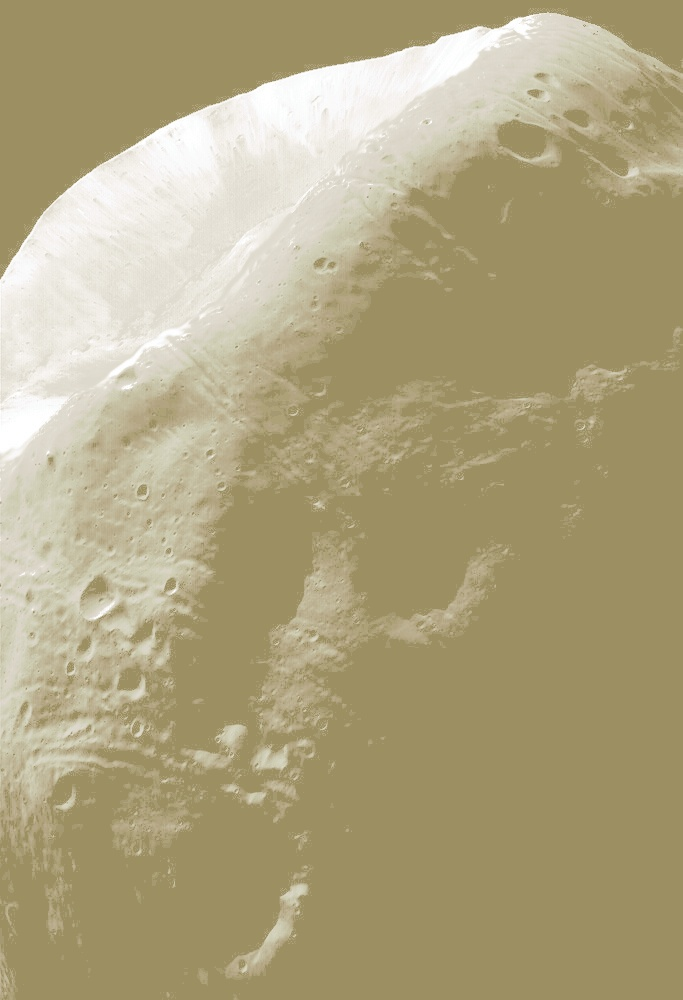
#> input picture Python/Assignment3/Histogram_Specified_Moon.jpg, 683 x 1000 px, found by its file name
$ python script.py
#> lines starting #> are read from the running program, lines starting #| are printed output that depends on the picture
import cv2
import numpy as np
import matplotlib.pyplot as plt

#  create a 0 to 255 freqMap, where index = intensity level & freq[index] = freq of pixels
def createMap(intMap):
    freqMap = [0]*256
    for row in intMap:
        for val in row:
            freqMap[val]+=1
    return freqMap


# Step 1: Read the image
# image_path = '../assets/Images/Exp1/scene.jpg'  # Replace with the path to your image
image_path = './Assignment3/Histogram_Specified_Moon.jpg'


image = cv2.imread(image_path)
#> image is the input picture: shape (1000, 683, 3); mean B, G, R 128, 164.5, 175.1
print(image.shape);
#| (1000, 683, 3)

# Convert the image from BGR to RGB
image_rgb = cv2.cvtColor(image, cv2.COLOR_BGR2RGB)
red_channel = image_rgb[:, :, 0]  # Red channel (0 for Red in RGB image)
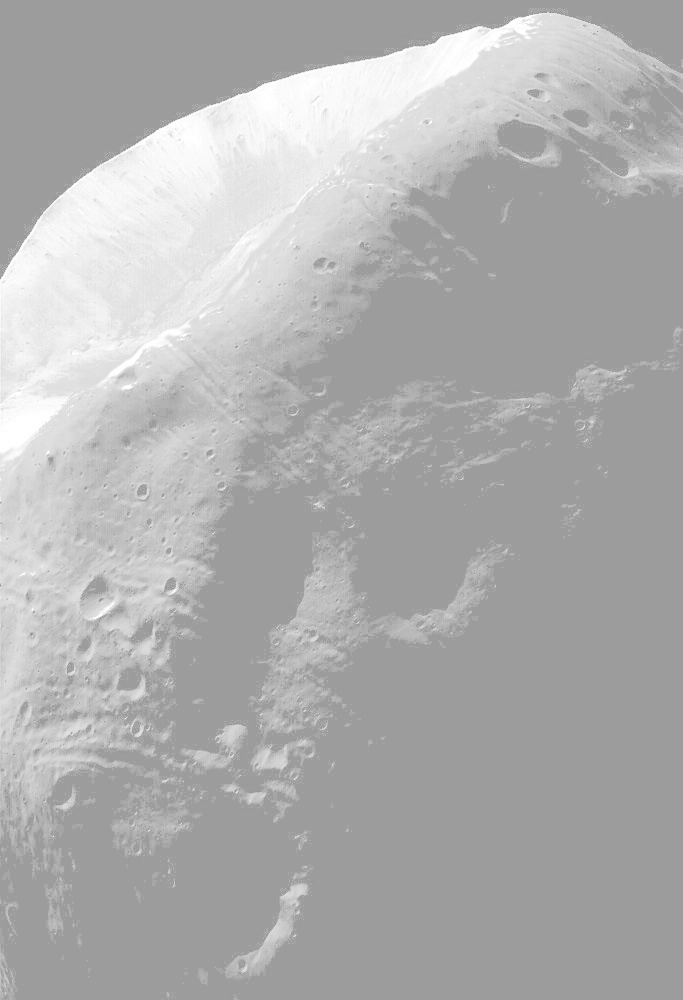
#> red_channel: shape (1000, 683); min 142, max 255, mean 175.1
green_channel = image_rgb[:, :, 1]  # Green channel (1 for Green in RGB image)
blue_channel = image_rgb[:, :, 2]  # Blue channel (2 for Blue in RGB image)
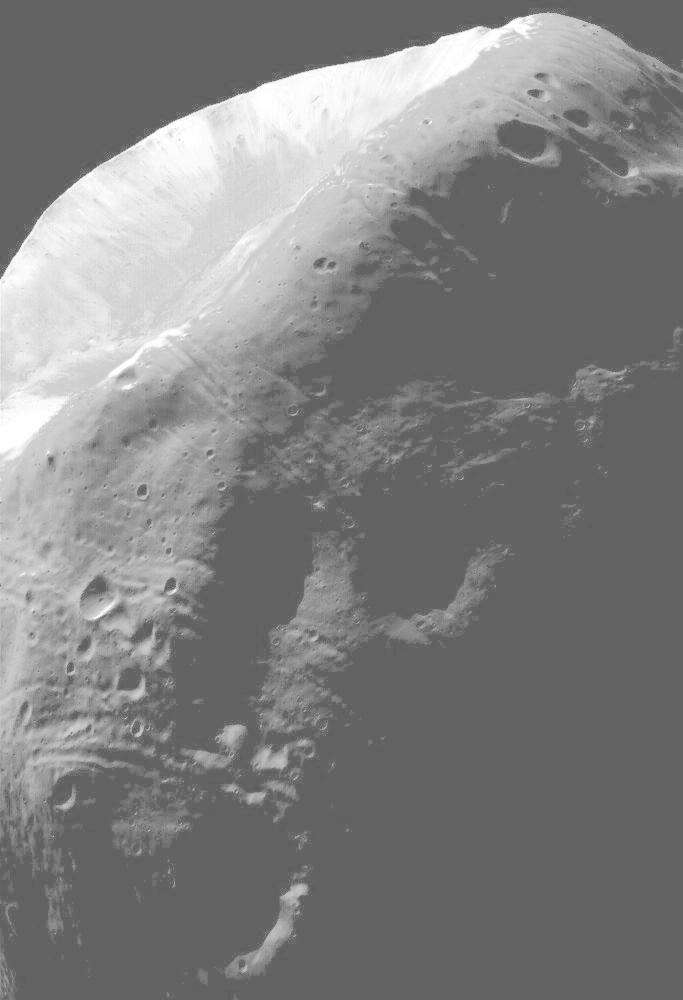
#> blue_channel: shape (1000, 683); min 89, max 255, mean 128

r_hist = createMap(red_channel)
#> after the loop in createMap, `for row in intMap:`: freqMap = 256 values, max 380788 at index 156, min 0 at index 0, mean 2668
#> r_hist has the same summary as freqMap in createMap
g_hist  = createMap(green_channel)
#> g_hist = 256 values, max 378194 at index 143, min 0 at index 0, mean 2668
b_hist = createMap(blue_channel)
#> b_hist = 256 values, max 367853 at index 98, min 0 at index 0, mean 2668

print(r_hist)
#> (printed output is left out)

# Step 4: Plot the histograms
plt.figure(figsize=(10, 6))
plt.title("RGB Histogram")
plt.xlabel("Pixel Intensity")
plt.ylabel("Frequency")

# Plot each histogram
plt.plot(r_hist, color='red', label='Red Channel')
plt.plot(g_hist, color='green', label='Green Channel')
plt.plot(b_hist, color='blue', label='Blue Channel')

plt.legend()
plt.grid()
plt.show()
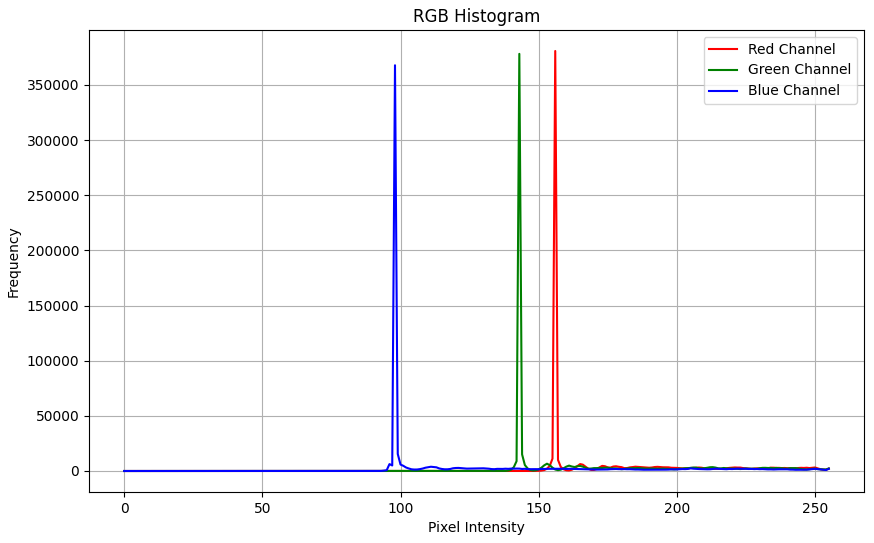
#> figure drawn by matplotlib, 1 panel; curve peaks at x = 156, y = 380788; curve peaks at x = 143, y = 378194; curve peaks at x = 98, y = 367853


# [8 lines of commented-out code are left out]
